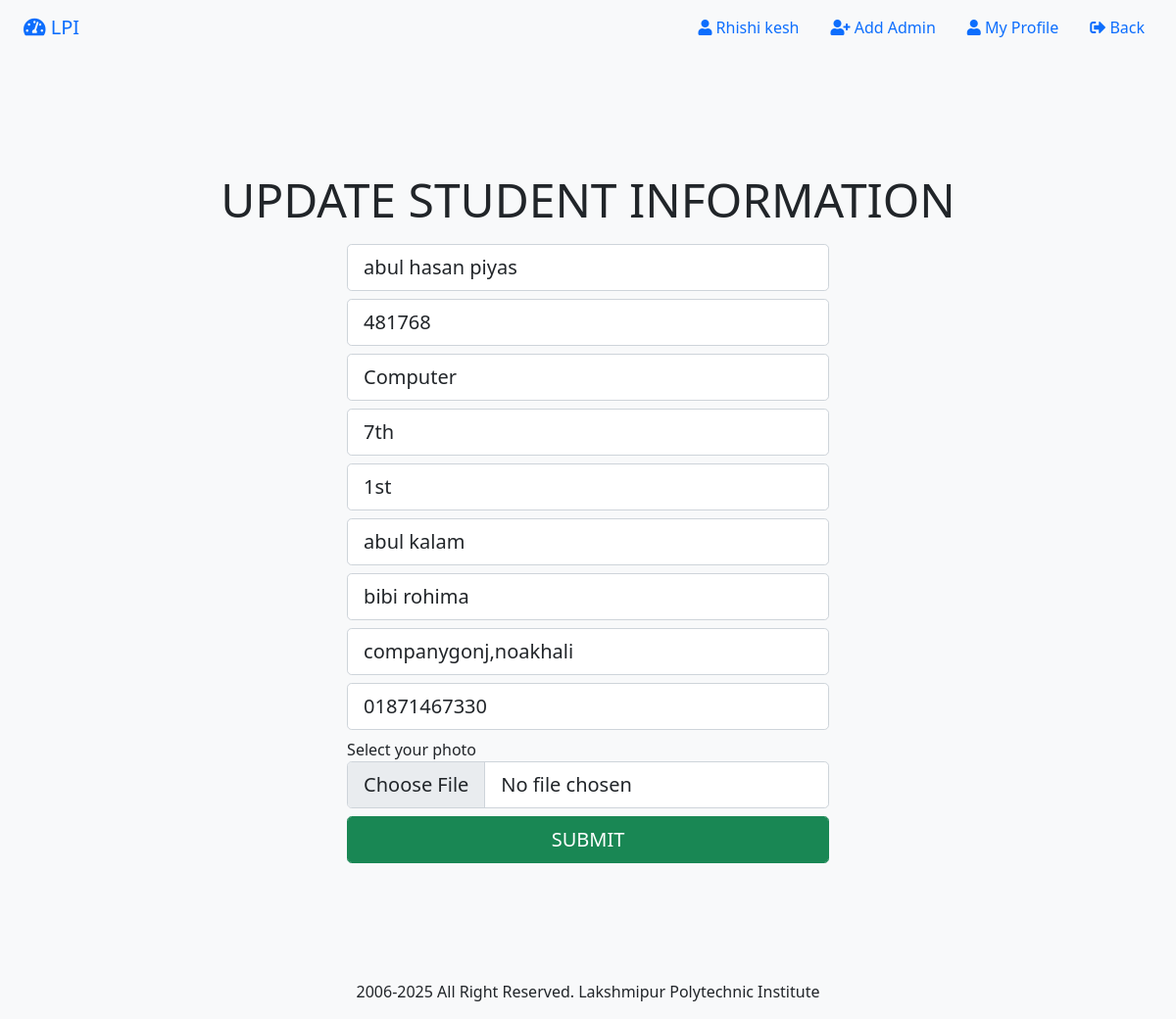
The page /admin/edit_students.php?id=16 (signed in) on the database its author committed.
### tables this page shows
CREATE TABLE IF NOT EXISTS `students` (
  `id` int NOT NULL AUTO_INCREMENT,
  `name` varchar(255) DEFAULT NULL,
  `roll` varchar(255) DEFAULT NULL,
  `department` varchar(255) DEFAULT NULL,
  `semester` varchar(255) DEFAULT NULL,
  `shift` varchar(255) DEFAULT NULL,
  `father_name` varchar(255) DEFAULT NULL,
  `mother_name` varchar(255) DEFAULT NULL,
  `address` varchar(255) DEFAULT NULL,
  `number` varchar(255) DEFAULT NULL,
  `file` varchar(255) DEFAULT NULL,
  `time` timestamp NOT NULL DEFAULT CURRENT_TIMESTAMP ON UPDATE CURRENT_TIMESTAMP,
  PRIMARY KEY (`id`)
);

### admin/edit_students.php (the view, shortened to what this page needs)
<?php
    include('../config.php');
    if(isset($_SESSION['user_data'])){
        $user = $_SESSION['user_data'];
    }else{
        header('location: ../index.php');
    }
?>
<?php
    $id = $_GET['id'];
    $sql = "SELECT * FROM `students` WHERE id = '$id'";
    $query = mysqli_query($con, $sql);
    $result = mysqli_fetch_assoc($query);
?>
<!DOCTYPE html>
<html lang="en">
<head>
    <link rel="stylesheet" href="../css/all.min.css">
    <link rel="stylesheet" href="../css/bootstrap.min.css">
    <link rel="stylesheet" href="../css/fontawesome.css">
    <link rel="stylesheet" href="../css/style.css">
</head>
<body class="bg-light add_student">
    <div class="container-fluid">
        <nav class="navbar navbar-expand-lg navbar-light">
            <div class="container-fluid">
              <a class="navbar-brand text-primary" href="index.php"><i class="fas fa-tachometer-alt"></i> LPI</a>
              <div class="collapse navbar-collapse" id="navbarColor01">
                <ul class="navbar-nav ms-auto">
                  <li class="nav-item ms-3">
                    <a class="nav-link text-primary" href="#"><i class="fas fa-user"></i> <?= $user['0'] ?></a>
                  </li>
                  <li class="nav-item ms-3">
                    <a class="nav-link text-primary" href="register.php"><i class="fas fa-user-plus"></i> Add Admin</a>
                  </li>
                  <li class="nav-item ms-3">
                    <a class="nav-link text-primary" href="#"><i class="fas fa-user"></i> My Profile</a>
                  </li>
                  <li class="nav-item ms-3">
                    <a class="nav-link text-primary" href="all_students.php"><i class="fas fa-sign-out-alt"></i> Back</a>
                  </li>
                </ul>
              </div>
            </div>
        </nav>
    </div>
    <div class="container">
        <div class="center">
            <div class="wrap">
                <h2  class="text-center display-5">UPDATE STUDENT INFORMATION</h2>
                <div class="row justify-content-center text-center">
                    <div class="col-12 col-sm-12 col-md-10 col-lg-8">
                        <form action="" method="post" enctype="multipart/form-data">
                            <div class="mt-2">
                                <input type="text" name="name" value="<?= $result['name']  ?>" class="form-control form-control-lg" placeholder="Ente Your Name" maxlength="30" minlength="4" required>
                            </div>
                            <div class="mt-2">
                                <input type="number" name="roll" value="<?= $result['roll']  ?>" class="form-control form-control-lg" placeholder="Ente Your Roll" required>
                            </div>
                            <div class="mt-2">
                                <select name="department" class="form-control form-control-lg" required>
                                    <option  value="<?= $result['department']?>" selected><?= $result['department']  ?></option>
                                </select>
                            </div>
                            <div class="mt-2">
                                <select name="semister" class="form-control form-control-lg" required>
                                <option  value="<?= $result['semester']?>" selected><?= $result['semester']  ?></option>
                                </select>
                            </div>
                            <div class="mt-2">
                                <select name="shift" class="form-control form-control-lg" required>
                                <option  value="<?= $result['shift']?>" selected><?= $result['shift']  ?></option>
                                </select>
                            </div>
                            <div class="mt-2">
                                <input type="text" name="father_name" value="<?= $result['father_name']  ?>" class="form-control form-control-lg" placeholder="Ente Your Father Name" required>
                            </div>
                            <div class="mt-2">
                                <input type="text" name="mother_name" value="<?= $result['mother_name']  ?>" class="form-control form-control-lg" placeholder="Ente Your Mother Name" required>
                            </div>
                            <div class="mt-2">
                                <input type="text" name="address" value="<?= $result['address']  ?>" class="form-control form-control-lg" placeholder="Ente Your Upazila & Zila name" required>
                            </div>
                            <div class="mt-2">
                                <input type="number" name="number" value="<?= $result['number']  ?>" maxlength="11" minlength="11" class="form-control form-control-lg" placeholder="Ente Your Number" required>
                            </div>
                            <div class="mt-2 text-start">
                                <label for="file" class="form-lebel">Select your photo</label>
                                <input type="file" name="file" id="file" class="form-control form-control-lg">
                            </div>
                            <div class="mt-2">
                                <input type="submit" name="submit" class="form-control btn btn-success btn-lg" value="SUBMIT">
                            </div>
                        </form>
                    </div>
                </div>
            </div>
        </div>
        <p class="text-center">2006-<?= date('Y')?> All Right Reserved. Lakshmipur Polytechnic Institute</p>
    </div>
</body>
</html>

### css/style.css (style rules this page uses)
* { text-decoration: none !important; }
.center { display: flex; justify-content: center; align-items: center; width: 100%; height: 80vh; }
.add_student .center { height: 118vh; }

### rows shown on the page
students: name "abul hasan piyas", roll "481768", department "Computer", semister "7th", shift "1st", father_name "abul kalam", mother_name "bibi rohima", address "companygonj,noakhali", number "01871467330"

### other values the page prints
$user['0'] "Rhishi kesh"
